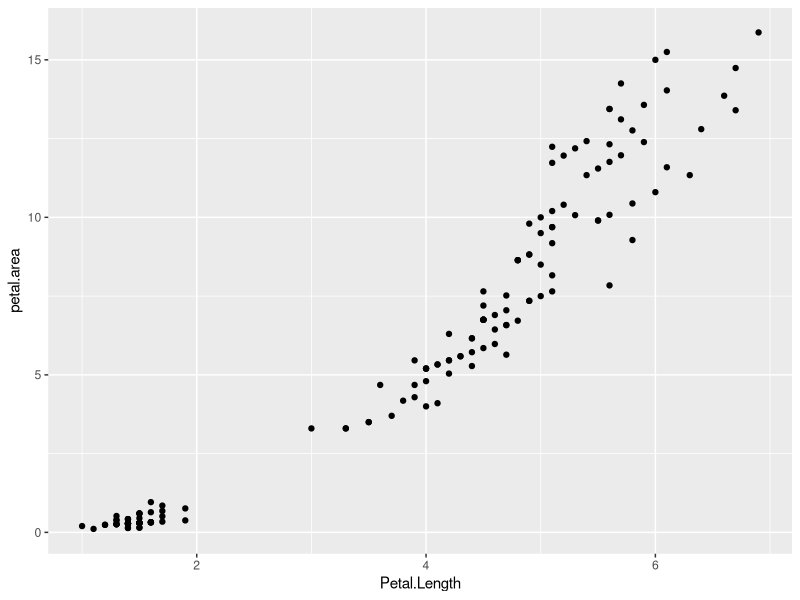

R code for this plot: (Note: this script raises an error after producing the figure.)
# dplyr/tidyverse homework
library(tidyverse)

# Outline
# 1. filter
# 2. mutate
# 3. summarize
# 4. group_by
# 5. pipes
# 6. arrange/select/count
# 7. joins


# 1. filter
# filter iris data by each species 
setosa <- filter(iris, Species == "setosa")
versicolor <- filter(iris, Species == "versicolor")
virginica <- filter(iris, Species == "virginica")

# 2. mutate
# create 2 new columns in iris data that is petal/sepal length x width
iris_area <- mutate(
  iris, 
  petal.area = Petal.Length * Petal.Width,
  sepal.area = Sepal.Length * Sepal.Width
)

# plot petal area ~ length - is the relationship linear? Why?
ggplot(data = iris_area, aes(x = Petal.Length, y = petal.area)) + geom_point()

# 3. summarize
# compute the mean petal length of each species dataset from above
setosa_mean <- mean(setosa$Petal.Length)
versicolor_mean <- mean(versicolor$Petal.Length)
virginica_mean <- mean(virginica$Petal.Length)

# now do it using summarize
setosa_summarize_mean <- summarize(setosa, mean.petal.length = mean(Petal.Length))
versicolor_summarize_mean <- summarize(versicolor, mean.petal.length = mean(Petal.Length))
virginica_summarize_mean <- summarize(virginica, mean.petal.length = mean(Petal.Length))

# 4. group by
# we can do the above summarize so much easier when combined with group_by
iris_means <- summarize(group_by(iris, Species), mn.petal.length = mean(Petal.Length))

# 5. pipes
# the above can get unwieldy - rearrange iris_means from 4 using pipes
iris_means<- iris%>%
  group_by(Species)%>%
  summarize(mn.petal.length = mean(Petal.Length))

## On Your Own #1 
# now compute mean petal area for each species - how would you go about it using dplyr
# Q: What is the mean petal area for each species
iris_area_mean<- iris%>%
  mutate(Petal.Area = Petal.Length * Petal.Width)%>%
  group_by(Species)%>%
  summarize(mn.petal.area = mean(Petal.Area))

# 6. arrange/select/count
# determine which species has the longest mean petal length
iris_size <- 
  iris %>% 
  select(Species, Petal.Length) %>% # only selects these 2 columns
  group_by(Species) %>%
  summarize(mn.petal.length = mean(Petal.Length)) %>%
  arrange(desc(mn.petal.length))

# On Your Own #2
# do the same for the other measurements (i.e. petal.width, sepal.length, etc)
# Q: What is the mean petal and sepal lengths and widths for each species
iris_size_petal_width <- 
  iris %>% 
  select(Species, Petal.Width) %>% # only selects these 2 columns
  group_by(Species) %>%
  summarize(mn.petal.width = mean(Petal.Width)) %>%
  arrange(desc(mn.petal.width))
iris_size_sepal_width<- 
  iris %>% 
  select(Species, Sepal.Width) %>% # only selects these 2 columns
  group_by(Species) %>%
  summarize(mn.sepal.width = mean(Sepal.Width)) %>%
  arrange(desc(mn.sepal.width))
iris_size_sepal_length <- 
  iris %>% 
  select(Species, Sepal.Length) %>% # only selects these 2 columns
  group_by(Species) %>%
  summarize(mn.sepal.length = mean(Sepal.Length)) %>%
  arrange(desc(mn.sepal.length))

# count the number of records for each species
(iris_spp_n <- count(iris, Species))

# On Your Own #3
# count the number of samples that are >= mean.petal.length for each species
greater_petal_length<- iris%>%
  merge(y = iris_size, by = "Species")%>%
  mutate(greater = Petal.Length >= mn.petal.length)%>%
  count(greater, Species)

  
# Q: How many samples where Petal.Length >= mean.petal.length does each species have
#setosa = 26; versicolor = 27; virginica = 25

# 7. joins
set.seed(123)
ht <- data.frame(level = LETTERS[1:5], height = sample(40:80, 5, replace = TRUE))
wt <- data.frame(level = LETTERS[1:6], weight = sample(50:500, 6, replace = TRUE))

# join together height and weight by level
# what happens when you reverse ht and wt (i.e. put wt first, then ht)
ht_wt <- left_join(ht, wt, by = "level")
wt_ht <- left_join(wt, ht, by = "level")

#It adds another level which height doesn't have so it adds an NA for height.

# On Your Own #4 - Extra Credit
# work with the nycflights13 data set to determine what airport had the 
#     most departing flights in 2013
# must use combination of dplyr verbs
# data.frames are airports, flights, planes and weather
# HINT: faa column in airports links to origin column in flights
nycflights<- flights
airports<- airports
# Q: Which airport (name) had the greatest number of arriving flights in 2013?
airport_greatest<- nycflights%>%
  count(dest)%>%
  arrange(desc(n))

#Chicago Ohare Intl

# Q: Which airport (name) had the greatest number of delayed arriving flights?
delayed_arrival<- nycflights%>%
  filter(arr_delay > 0)%>%
  group_by(dest)%>%
  count()%>%
  arrange(desc(n))

#Hartsfield Jackson Atlanta Intl

# Q: What is the manufacturer, model, year, and type of airplane that flew the 
#    most flights in 2013 (only include planes with all relevant information)?
#    How man flights was it?
tailnumber<- nycflights%>%
  count(tailnum)%>%
  arrange(desc(n))
# N711MQ first one with all the information
most_flights<- planes%>%
  filter(tailnum == "N711MQ")
#Manufacturer = GULFSTREAM AEROSPACE
#model = G1159B
#year = 1976
#type of airplane = Fixed wing multi engine\

#486 flights in 2013